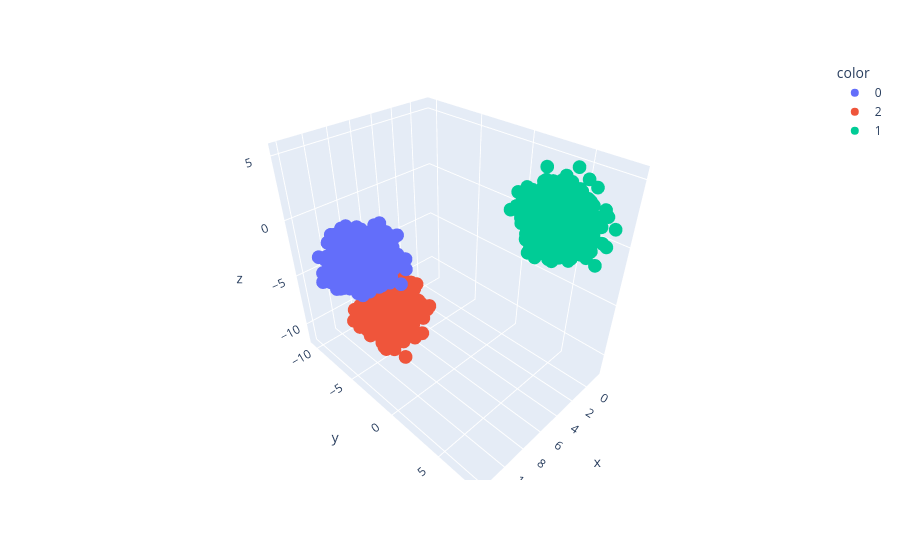

Notebook code for this chart:
### Code cell
fig = px.scatter_3d(
    x=X[:,0],
    y=X[:,1],
    z=X[:,2],
    color=y.astype(str)   # color আলাদা করার জন্য
)

fig.show()

### Figure 1 — Plotly figure (JSON) as saved in the notebook; plotly's stock layout.template omitted (floating-point values rounded to 4 significant figures; data arrays with more than 128 entries replaced by an {"elided": "..."} marker saying what was removed)
{"data": [{"hovertemplate": "color=0<br>x=%{x}<br>y=%{y}<br>z=%{z}<extra></extra>", "legendgroup": "0", "marker": {"color": "#636efa", "symbol": "circle"}, "mode": "markers", "name": "0", "scene": "scene", "showlegend": true, "type": "scatter3d", "x": {"elided": "1000 float values"}, "y": {"elided": "1000 float values"}, "z": {"elided": "1000 float values"}}, {"hovertemplate": "color=2<br>x=%{x}<br>y=%{y}<br>z=%{z}<extra></extra>", "legendgroup": "2", "marker": {"color": "#EF553B", "symbol": "circle"}, "mode": "markers", "name": "2", "scene": "scene", "showlegend": true, "type": "scatter3d", "x": {"elided": "1000 float values"}, "y": {"elided": "1000 float values"}, "z": {"elided": "1000 float values"}}, {"hovertemplate": "color=1<br>x=%{x}<br>y=%{y}<br>z=%{z}<extra></extra>", "legendgroup": "1", "marker": {"color": "#00cc96", "symbol": "circle"}, "mode": "markers", "name": "1", "scene": "scene", "showlegend": true, "type": "scatter3d", "x": {"elided": "1000 float values"}, "y": {"elided": "1000 float values"}, "z": {"elided": "1000 float values"}}], "layout": {"legend": {"title": {"text": "color"}, "tracegroupgap": 0}, "margin": {"t": 60}, "scene": {"domain": {"x": [0, 1], "y": [0, 1]}, "xaxis": {"title": {"text": "x"}}, "yaxis": {"title": {"text": "y"}}, "zaxis": {"title": {"text": "z"}}}}}
